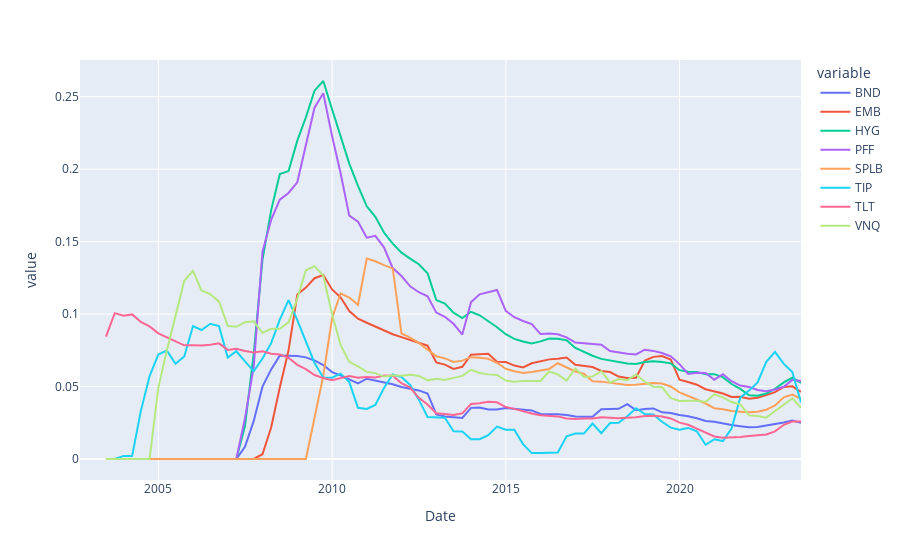

Notebook source saved alongside this figure:
### Code cell
px.line(dvd_rate.resample('Q').sum().rolling(4).sum())
